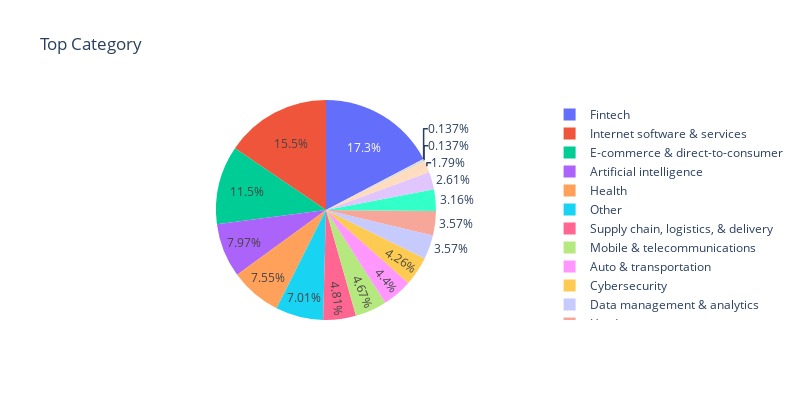

Source (notebook cell):
### Code cell
# Pie Chart showing the percentage of each Unicorn Category
percentage_fig = px.pie(df_unicorn_category, values="Count", names="Category", title="Top Category ", width=800, height=400)
percentage_fig.show()

### Figure 1 — Plotly figure (JSON) as saved in the notebook; plotly's stock layout.template omitted (floating-point values rounded to 4 significant figures)
{"data": [{"domain": {"x": [0, 1], "y": [0, 1]}, "hovertemplate": "Category=%{label}<br>Count=%{value}<extra></extra>", "labels": ["Fintech", "Internet software & services", "E-commerce & direct-to-consumer", "Artificial intelligence", "Health", "Other", "Supply chain, logistics, & delivery", "Mobile & telecommunications", "Auto & transportation", "Cybersecurity", "Data management & analytics", "Hardware", "Edtech", "Consumer & retail", "Travel", "Artificial Intelligence", "Data management & analytics<"], "legendgroup": "", "name": "", "showlegend": true, "type": "pie", "values": [126, 113, 84, 58, 55, 51, 35, 34, 32, 31, 26, 26, 23, 19, 13, 1, 1]}], "layout": {"height": 400, "legend": {"tracegroupgap": 0}, "title": {"text": "Top Category "}, "width": 800}}
